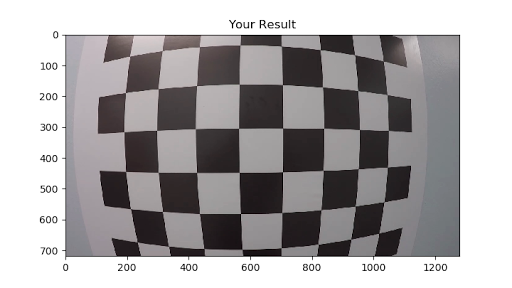
#> input picture lessons/calibration_test.png, 512 x 288 px
$ python '02 - Calibrating Camera.py'
#> lines starting #> are read from the running program, lines starting #| are printed output that depends on the picture; after the words box and inside, x2 and y2 are one past the last pixel; in counts of white or black regions, pixels touching at a corner belong together
import pickle
import numpy as np
import cv2
import matplotlib.pyplot as plt
import matplotlib.image as mpimg

# prepare object points
nx = 8
ny = 6

# Make a list of calibration images
fname = 'calibration_test.png'
img = cv2.imread(fname)
#> img is the input picture: shape (288, 512, 3); mean B, G, R 168.5, 167.4, 170

# Convert to grayscale
gray = cv2.cvtColor(img, cv2.COLOR_BGR2GRAY)

# Find the chessboard corners
ret, corners = cv2.findChessboardCorners(gray, (nx, ny), None)
#> ret = True; corners = 48 rows, first 8: [129.5, 56.31], [160, 52], [199.5, 46.67], [240.1, 45.01], [281.4, 46.14], [320.2, 49.71], [354.5, 54.63], [383.4, 61.26]

# If found, draw corners
if ret == True:
    # Draw and display the corners
    cv2.drawChessboardCorners(img, (nx, ny), corners, ret)
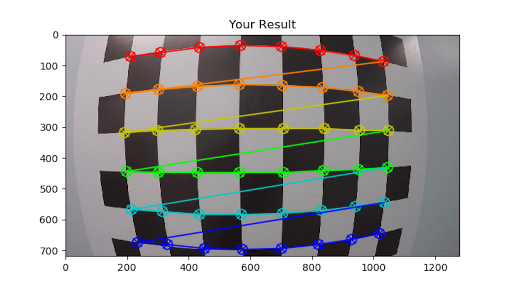
#> img: shape (288, 512, 3); 8.07% of pixels changed, all inside (x1, y1, x2, y2) = (118, 39, 395, 256)
    plt.imshow(img)

# Camera calibration, given object points, image points, and the shape of the grayscale image:
#> (the run stopped early here; a loop or call above may not have finished)

$ run again, with media/6dac768650c635ccf48cebeb3ba19b63.jpg saved as lessons/calibration_test.png
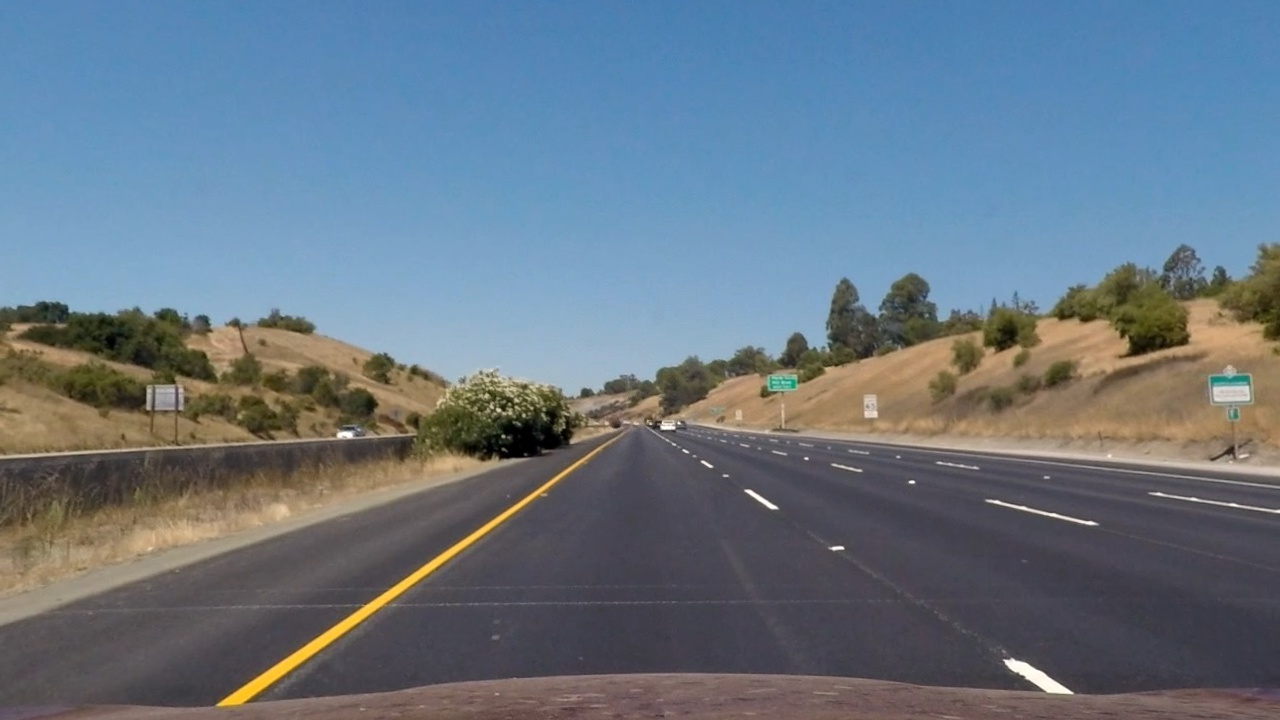
#> input picture media/6dac768650c635ccf48cebeb3ba19b63.jpg, 1280 x 720 px
#> img is the input picture: shape (720, 1280, 3); mean B, G, R 131.6, 118.3, 103.6
#> `gray = cv2.cvtColor(img, cv2.COLOR_BGR2GRAY)`:
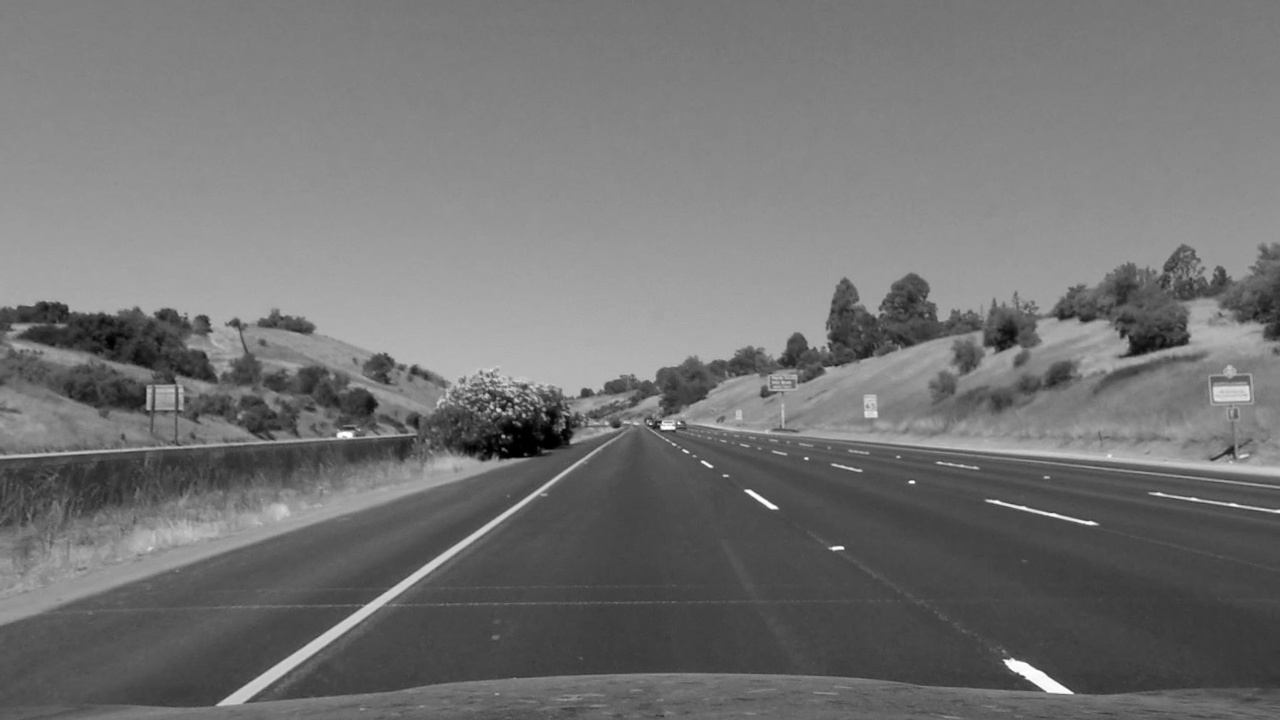
#> gray: shape (720, 1280); min 0, max 255, mean 115.4
#> ret = False; corners = None
